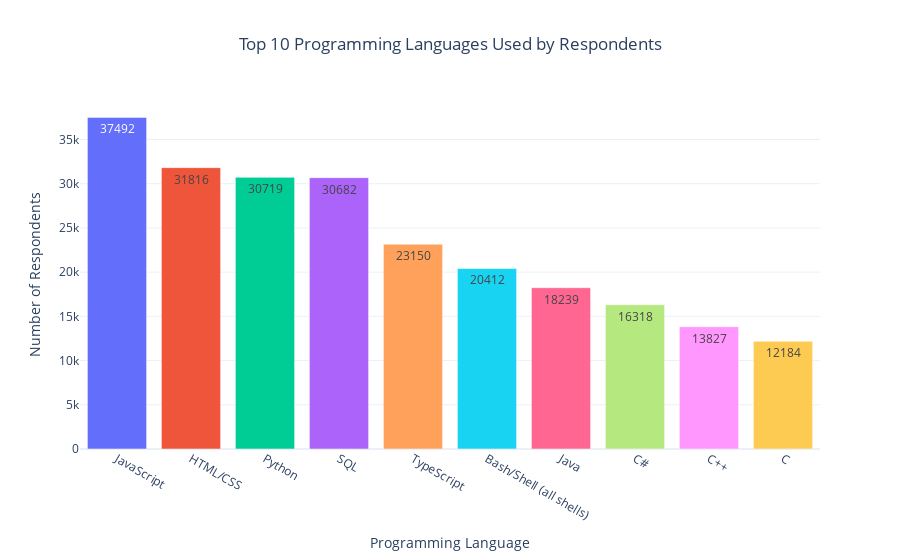

This figure's notebook cell:
### Code cell
language_counts = survey['LanguageHaveWorkedWith'].dropna().str.split(';').explode().value_counts().reset_index()
language_counts.columns = ['Programming Language', 'Count']

# Create a bar chart
fig_language = px.bar(
    language_counts.head(10),  # Top 10 programming languages
    x='Programming Language',
    y='Count',
    title='Top 10 Programming Languages Used by Respondents',
    labels={'Programming Language': 'Programming Language', 'Count': 'Number of Respondents'},
    color='Programming Language',
    text='Count'
)

# Update layout
fig_language.update_layout(
    xaxis_title='Programming Language',
    yaxis_title='Number of Respondents',
    title_x=0.5,
    template='plotly_white',
    showlegend=False
)


fig_language.show()

### Figure 1 — Plotly figure (JSON) as saved in the notebook; plotly's stock layout.template omitted (floating-point values rounded to 4 significant figures)
{"data": [{"alignmentgroup": "True", "hovertemplate": "Programming Language=%{x}<br>Number of Respondents=%{text}<extra></extra>", "legendgroup": "JavaScript", "marker": {"color": "#636efa", "pattern": {"shape": ""}}, "name": "JavaScript", "offsetgroup": "JavaScript", "orientation": "v", "showlegend": true, "text": [37492], "textposition": "auto", "type": "bar", "x": ["JavaScript"], "xaxis": "x", "y": [37492], "yaxis": "y"}, {"alignmentgroup": "True", "hovertemplate": "Programming Language=%{x}<br>Number of Respondents=%{text}<extra></extra>", "legendgroup": "HTML/CSS", "marker": {"color": "#EF553B", "pattern": {"shape": ""}}, "name": "HTML/CSS", "offsetgroup": "HTML/CSS", "orientation": "v", "showlegend": true, "text": [31816], "textposition": "auto", "type": "bar", "x": ["HTML/CSS"], "xaxis": "x", "y": [31816], "yaxis": "y"}, {"alignmentgroup": "True", "hovertemplate": "Programming Language=%{x}<br>Number of Respondents=%{text}<extra></extra>", "legendgroup": "Python", "marker": {"color": "#00cc96", "pattern": {"shape": ""}}, "name": "Python", "offsetgroup": "Python", "orientation": "v", "showlegend": true, "text": [30719], "textposition": "auto", "type": "bar", "x": ["Python"], "xaxis": "x", "y": [30719], "yaxis": "y"}, {"alignmentgroup": "True", "hovertemplate": "Programming Language=%{x}<br>Number of Respondents=%{text}<extra></extra>", "legendgroup": "SQL", "marker": {"color": "#ab63fa", "pattern": {"shape": ""}}, "name": "SQL", "offsetgroup": "SQL", "orientation": "v", "showlegend": true, "text": [30682], "textposition": "auto", "type": "bar", "x": ["SQL"], "xaxis": "x", "y": [30682], "yaxis": "y"}, {"alignmentgroup": "True", "hovertemplate": "Programming Language=%{x}<br>Number of Respondents=%{text}<extra></extra>", "legendgroup": "TypeScript", "marker": {"color": "#FFA15A", "pattern": {"shape": ""}}, "name": "TypeScript", "offsetgroup": "TypeScript", "orientation": "v", "showlegend": true, "text": [23150], "textposition": "auto", "type": "bar", "x": ["TypeScript"], "xaxis": "x", "y": [23150], "yaxis": "y"}, {"alignmentgroup": "True", "hovertemplate": "Programming Language=%{x}<br>Number of Respondents=%{text}<extra></extra>", "legendgroup": "Bash/Shell (all shells)", "marker": {"color": "#19d3f3", "pattern": {"shape": ""}}, "name": "Bash/Shell (all shells)", "offsetgroup": "Bash/Shell (all shells)", "orientation": "v", "showlegend": true, "text": [20412], "textposition": "auto", "type": "bar", "x": ["Bash/Shell (all shells)"], "xaxis": "x", "y": [20412], "yaxis": "y"}, {"alignmentgroup": "True", "hovertemplate": "Programming Language=%{x}<br>Number of Respondents=%{text}<extra></extra>", "legendgroup": "Java", "marker": {"color": "#FF6692", "pattern": {"shape": ""}}, "name": "Java", "offsetgroup": "Java", "orientation": "v", "showlegend": true, "text": [18239], "textposition": "auto", "type": "bar", "x": ["Java"], "xaxis": "x", "y": [18239], "yaxis": "y"}, {"alignmentgroup": "True", "hovertemplate": "Programming Language=%{x}<br>Number of Respondents=%{text}<extra></extra>", "legendgroup": "C#", "marker": {"color": "#B6E880", "pattern": {"shape": ""}}, "name": "C#", "offsetgroup": "C#", "orientation": "v", "showlegend": true, "text": [16318], "textposition": "auto", "type": "bar", "x": ["C#"], "xaxis": "x", "y": [16318], "yaxis": "y"}, {"alignmentgroup": "True", "hovertemplate": "Programming Language=%{x}<br>Number of Respondents=%{text}<extra></extra>", "legendgroup": "C++", "marker": {"color": "#FF97FF", "pattern": {"shape": ""}}, "name": "C++", "offsetgroup": "C++", "orientation": "v", "showlegend": true, "text": [13827], "textposition": "auto", "type": "bar", "x": ["C++"], "xaxis": "x", "y": [13827], "yaxis": "y"}, {"alignmentgroup": "True", "hovertemplate": "Programming Language=%{x}<br>Number of Respondents=%{text}<extra></extra>", "legendgroup": "C", "marker": {"color": "#FECB52", "pattern": {"shape": ""}}, "name": "C", "offsetgroup": "C", "orientation": "v", "showlegend": true, "text": [12184], "textposition": "auto", "type": "bar", "x": ["C"], "xaxis": "x", "y": [12184], "yaxis": "y"}], "layout": {"barmode": "relative", "legend": {"title": {"text": "Programming Language"}, "tracegroupgap": 0}, "showlegend": false, "title": {"text": "Top 10 Programming Languages Used by Respondents", "x": 0.5}, "xaxis": {"anchor": "y", "categoryarray": ["JavaScript", "HTML/CSS", "Python", "SQL", "TypeScript", "Bash/Shell (all shells)", "Java", "C#", "C++", "C"], "categoryorder": "array", "domain": [0, 1], "title": {"text": "Programming Language"}}, "yaxis": {"anchor": "x", "domain": [0, 1], "title": {"text": "Number of Respondents"}}}}
